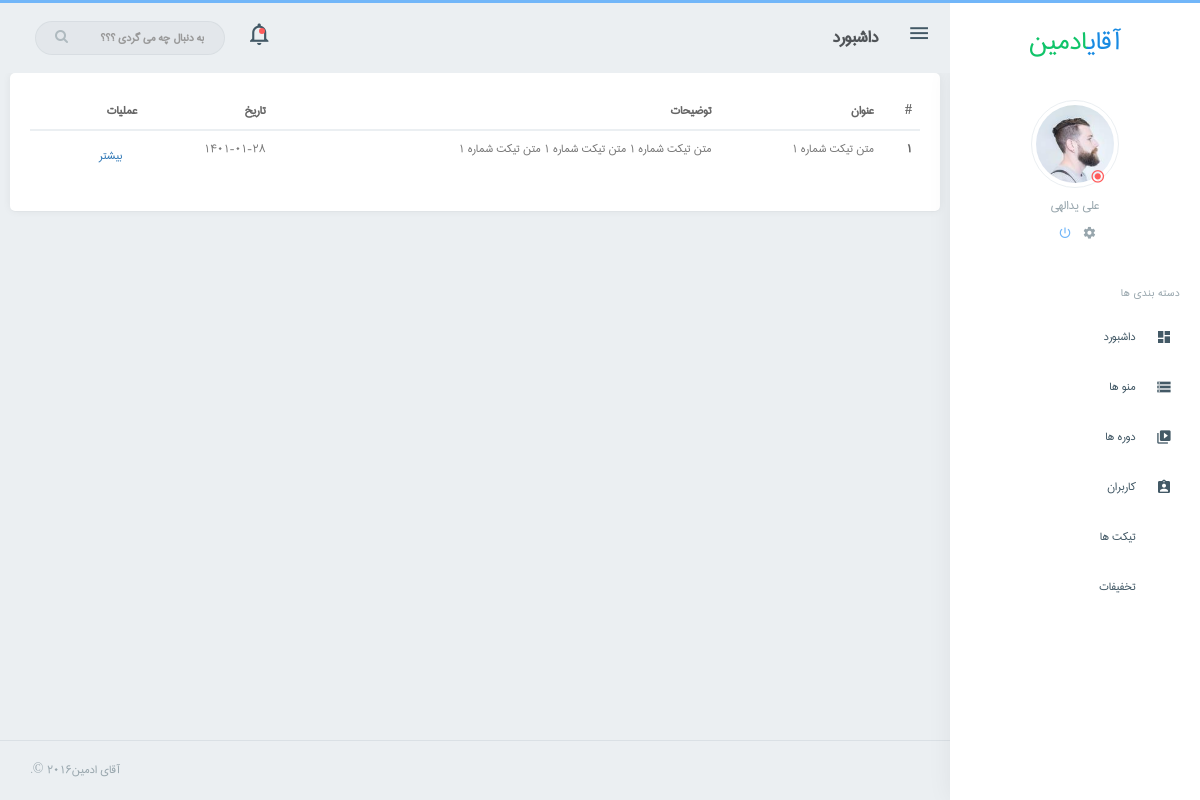
Screenshot of /admin/ticket.php with the database file from the repository.
### tables this page shows
CREATE TABLE IF NOT EXISTS `ticket` (
  `id` int(11) NOT NULL AUTO_INCREMENT,
  `title` varchar(255) NOT NULL,
  `description` text NOT NULL,
  `sender` int(11) NOT NULL,
  `reply` int(11) NOT NULL,
  `main` int(11) DEFAULT NULL,
  `time` bigint(20) UNSIGNED NOT NULL,
  PRIMARY KEY (`id`)
);

### script/jdf/jdf.php (called while the page is built, shortened)
<?php
function jdate($format, $timestamp = '', $none = '', $time_zone = 'Asia/Tehran', $tr_num = 'fa') {
  $T_sec = 0;
  $ts = $T_sec + (($timestamp === '') ? time() : tr_num($timestamp));
  $date = explode('_', date('H_i_j_n_O_P_s_w_Y', $ts));
  list($j_y, $j_m, $j_d) = gregorian_to_jalali($date[8], $date[3], $date[2]);
  $sl = strlen($format);
  $out = '';
  for ($i = 0; $i < $sl; $i++) {
    $sub = substr($format, $i, 1);
    switch ($sub) {
      case 'd':
        $out .= ($j_d < 10) ? '0' . $j_d : $j_d;
        break;
      case 'm':
        $out .= ($j_m > 9) ? $j_m : '0' . $j_m;
        break;
      case 'Y':
        $out .= $j_y;
        break;
      default:
        $out .= $sub;
    }
  }
  return ($tr_num != 'en') ? tr_num($out, 'fa', '.') : $out;
}
function tr_num($str, $mod = 'en', $mf = '٫') {
  $num_a = array('0', '1', '2', '3', '4', '5', '6', '7', '8', '9', '.');
  $key_a = array('۰', '۱', '۲', '۳', '۴', '۵', '۶', '۷', '۸', '۹', $mf);
  return ($mod == 'fa') ? str_replace($num_a, $key_a, $str) : str_replace($key_a, $num_a, $str);
}
function gregorian_to_jalali($gy, $gm, $gd, $mod = '') {
   list($gy, $gm, $gd) = explode('_', tr_num($gy . '_' . $gm . '_' . $gd));
  $g_d_m = array(0, 31, 59, 90, 120, 151, 181, 212, 243, 273, 304, 334);
  $gy2 = ($gm > 2) ? ($gy + 1) : $gy;
  $days = 355666 + (365 * $gy) + ((int) (($gy2 + 3) / 4)) - ((int) (($gy2 + 99) / 100)) + ((int) (($gy2 + 399) / 400)) + $gd + $g_d_m[$gm - 1];
  $jy = -1595 + (33 * ((int) ($days / 12053)));
  $days %= 12053;
  $jy += 4 * ((int) ($days / 1461));
  $days %= 1461;
  if ($days > 365) {
    $jy += (int) (($days - 1) / 365);
    $days = ($days - 1) % 365;
  }
  if ($days < 186) {
    $jm = 1 + (int) ($days / 31);
    $jd = 1 + ($days % 31);
  } else {
    $jm = 7 + (int) (($days - 186) / 30);
    $jd = 1 + (($days - 186) % 30);
  }
  return ($mod == '') ? array($jy, $jm, $jd) : $jy . $mod . $jm . $mod . $jd;
}

### admin/ticket.php (the view)
<?php
include 'header.php';
function limit_words($string, $word_limit)
{
    $words = explode(" ", $string);
    return implode(" ", array_splice($words, 0, $word_limit));
}
$result = $conn->prepare("SELECT * FROM `ticket` WHERE reply=0");
$result->execute();
$ticket_list = $result->fetchall(PDO::FETCH_ASSOC);
?>
<table class="table">
    <thead>
        <tr>
            <th scope="col">#</th>
            <th scope="col">عنوان</th>
            <th scope="col">توضیحات</th>
            <th scope="col">تاریخ</th>
            <th scope="col">عملیات</th>
        </tr>
    </thead>
    <tbody>
        <?php foreach($ticket_list as $key=> $itemTicket): ?>
        <tr>
            <th scope="row"><?= $key+1 ?></th>
            <td><?= $itemTicket["title"] ?></td>
            <td><?= limit_words(strip_tags($itemTicket["description"]),12) ?></td>
            <td><?= jdate("Y-m-d",$itemTicket["time"]) ?></td>
            <td><a href="ticket_detail.php?main=<?= $itemTicket["id"] ?>" class="btn btn-secondary">بیشتر</a></td>
        </tr>
        <?php endforeach; ?>
    </tbody>
</table>
<?php include 'footer.php'; ?>

### admin/assets/css/core.css (style rules this page uses)
html,body,div, span, applet, object, iframe, h1, h2, h3, h4, h5, h6, p, blockquote, pre, a, abbr, acronym, address, big, cite, code, del, dfn, em, img, ins, kbd, q, s, samp, small, strike, strong, sub, sup, tt, var, b, u, i, center, dl, dt, dd, ol, ul, li, fieldset, form, label, legend, table, caption, tbody, tfoot, thead, tr, th, td, article, aside, canvas, details, embed, figure, figcaption, footer, header, hgroup, menu, menu, output, ruby, section, summary, time, mark, audio, video { font-family: 'iran'; }
body { background: #ebeff2; font-family: 'iran', sans-serif; margin: 0; padding-bottom: 60px; overflow-x: hidden; color: #797979; }
html { position: relative; min-height: 100%; background: #ebeff2; }
* { outline: none !important; }

### admin/assets/css/components.css (style rules this page uses)
.btn { border-radius: 2px; padding: 6px 14px; }
.table { margin-bottom: 10px; }
.table > thead > tr > th, .table > tbody > tr > th, .table > tfoot > tr > th, .table > thead > tr > td, .table > tbody > tr > td, .table > tfoot > tr > td, .table > thead > tr > th, .table-bordered { border-top: 1px solid #ebeff2; }
.table > thead > tr > th { vertical-align: bottom; border-bottom: 2px solid #ebeff2; }
tbody { color: #797979; }
th { color: #666666; font-weight: 600; }

### rows the page displays
ticket: title "متن تیکت شماره 1", description "متن تیکت شماره 1 متن تیکت شماره 1 متن تیکت شماره 1", time "۱۴۰۱-۰۱-۲۸"
